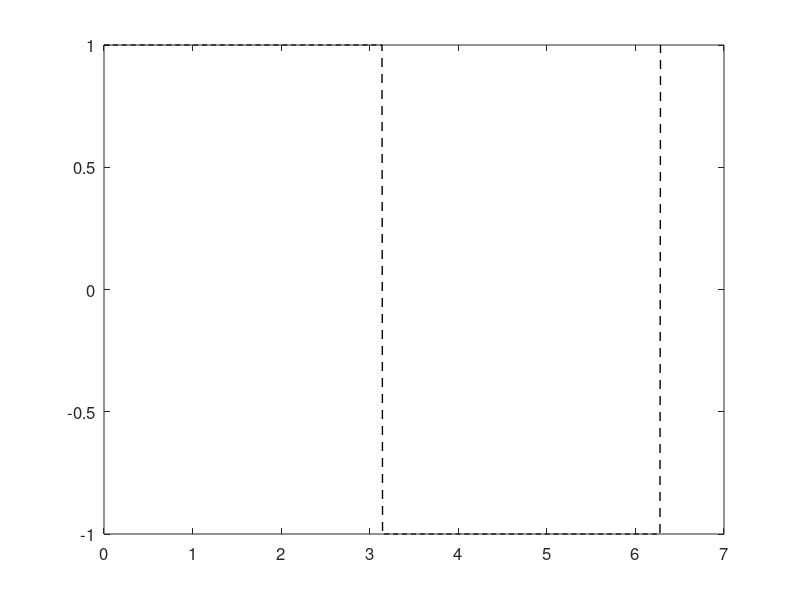

This chart was generated by the following MATLAB code: (Note: this script raises an error after producing the figure.)
%% generateWikiFigures.m
% Script to generate illustrative figures for the PhasorArray Toolbox Wiki.
% Figures are saved in docs/wiki_assets/ with transparent backgrounds and SVG format.

clear; clc; close all;

% --- Setup Paths & Folder ---
assetDir = fullfile( 'wiki_assets');
if ~exist(assetDir, 'dir')
    mkdir(assetDir);
end

% Set default figure properties for professional look
set(0, 'DefaultFigureColor', 'w');
set(0, 'DefaultAxesFontSize', 12);
set(0, 'DefaultLineLineWidth', 1.5);

fprintf('Starting Wiki Figure Generation...\n');

%% --- Figure A: Reconstruction (Phasor vs Time) ---
fprintf('Generating Figure A: Reconstruction Comparison (SVG)...\n');
T_sig = 2*pi;
t = linspace(0, T_sig, 1000);
y_true = square(t);

h_list = [1, 3, 10, 40, 120];
colors = lines(length(h_list));

figA = figure('Name', 'reconstruction_comparison', 'Position', [100 100 800 450]);
set(gcf, 'Color', 'none');
plot(t, y_true, 'k--', 'DisplayName', 'Original (Square)', 'LineWidth', 1);
hold on;

for i = 1:length(h_list)
    h = h_list(i);
    % build Ak as positive harmonics (index 1 = harmonic 1)
    Ak = zeros(1, 1, h + 1);
    for k = 1:2:h
        Ak(1, 1, k) = -2j / (pi*k);
    end
    pA = PhasorArray(0, Ak, 'isreal', true);
    y_rec = evalTime(pA, T_sig, t);
    plot(t, squeeze(y_rec), 'Color', colors(i,:), ...
        'DisplayName', sprintf('h = %d', h));
end

xlabel('Time [s]'); ylabel('Amplitude');
sgtitle('Time-Domain Reconstruction vs. Harmonic Order');
legend('Location', 'bestoutside'); grid on;
exportgraphics(figA, fullfile(assetDir, 'reconstruction_h_comparison.svg'), 'BackgroundColor', 'none', 'ContentType', 'vector');


%% --- Figure B: Spectral Decay (Energy per harmonic) ---
fprintf('Generating Figure B: Spectral Decay — pageEnergy (SVG)...\n');
rng(42); % Fix seed for reproducibility
h_spec = 15;
% The decay must run along the harmonic dimension. A row vector here expands
% against dimension 2 instead, giving a 1x16x16 array whose first column --
% the one read back below -- carries no decay at all: the figure has shown a
% flat spectrum since it was first generated.
A_pos = (rand(1, 1, h_spec+1) + 1i*rand(1, 1, h_spec+1)) .* exp(-0.3*reshape(0:h_spec, 1, 1, []));
pA_spec = PhasorArray(A_pos(1,1,1), A_pos(1,1,2:end), 'isreal', true);

figB = figure('Name', 'spectral_decay', 'Position', [100 100 600 400]);
set(gcf, 'Color', 'none');
% pageEnergy titles the axes itself; an sgtitle on a single-axes figure lands
% on top of it.
pageEnergy(pA_spec, 'normalized', true, 'plot', 'log');
exportgraphics(figB, fullfile(assetDir, 'spectral_decay.svg'), 'BackgroundColor', 'none', 'ContentType', 'vector');


%% --- Figure C1: Toeplitz Structure (Spy) ---
fprintf('Generating Figure C1: Toeplitz Spy (SVG)...\n');
Ar = PhasorArray.random(3, 3, 5, "symmetry",[]); 
h_tb = 5;
TBM = Ar.T_tb(h_tb);

figC1 = figure('Name', 'toeplitz_spy', 'Position', [100 100 500 500]);
set(gcf, 'Color', 'none');
spy(TBM);
sgtitle(sprintf('Toeplitz Block Matrix Structure (h=%d, n=3)', h_tb));
xlabel('Column Index'); ylabel('Row Index');
exportgraphics(figC1, fullfile(assetDir, 'toeplitz_structure_spy.svg'), 'BackgroundColor', 'none', 'ContentType', 'vector');


%% --- Figure C2: Toeplitz BarSurf ---
fprintf('Generating Figure C2: Toeplitz BarSurf (SVG)...\n');
figC2 = figure('Name', 'toeplitz_barsurf', 'Position', [100 100 600 500]);
set(gcf, 'Color', 'none');
barsurf(abs(double(TBM)));
colorbar
sgtitle(sprintf('Toeplitz Magnitude Map (h=%d, n=3)', h_tb));
xlim([-1 (2*h_tb+1)*3+1]);
ylim([-1 (2*h_tb+1)*3+1]);
view([-0 90])
exportgraphics(figC2, fullfile(assetDir, 'toeplitz_structure_barsurf.svg'), 'BackgroundColor', 'none', 'ContentType', 'vector');

%% --- Figure C2bis: BarSurf ---
fprintf('Generating Figure C2bis: PhasorArray BarSurf (SVG)...\n');
figC2bis = figure('Name', 'phasorarray_barsurf', 'Position', [100 100 600 500]);
set(gcf, 'Color', 'none');
barsurf(Ar);
colorbar
view([-10 50])
title('Harmonic content of A_i(t)')
exportgraphics(figC2bis, fullfile(assetDir, 'phasorArray_barsurf.svg'), 'BackgroundColor', 'none', 'ContentType', 'vector');


%% --- Figure C3: Time-Domain Evaluation of Ar ---
fprintf('Generating Figure C3: Time Plot of Ar (SVG)...\n');
figC3 = figure('Name', 'time_plot_Ar', 'Position', [100 100 600 400]);
set(gcf, 'Color', 'none');
plot(Ar,2*pi);
sgtitle('Time-Domain Evaluation of A(t) (T=2*pi)');
grid on;
exportgraphics(figC3, fullfile(assetDir, 'time_domain_evaluation_Ar.svg'), 'BackgroundColor', 'none', 'ContentType', 'vector');

%% --- Figure C3b: Time-Domain Evaluation of Ar ---
fprintf('Generating Figure C3: Time Plot of Ar (SVG)...\n');
figC3 = figure('Name', 'time_plot3D_Ar', 'Position', [100 100 600 400]);
set(gcf, 'Color', 'none');
plot3D(Ar,2*pi);
sgtitle('Time-Domain Evaluation of A(t) (T=2*pi)');
grid on;
exportgraphics(figC3, fullfile(assetDir, 'time_domain3D_evaluation_Ar.svg'), 'BackgroundColor', 'none', 'ContentType', 'vector');


%% --- Figure C4: Harmonic Stem Plot of Ar ---
fprintf('Generating Figure C4: Stem Plot of Ar (SVG)...\n');
figC4 = figure('Name', 'stem_plot_Ar', 'Position', [100 100 600 400]);
set(gcf, 'Color', 'none');
stem(Ar);
sgtitle('Stem Plot of A(t) Harmonics');
grid on;
exportgraphics(figC4, fullfile(assetDir, 'harmonic_spectrum_stem_Ar.svg'), 'BackgroundColor', 'none', 'ContentType', 'vector');

%% --- Figure C4b: Harmonic Stem3 Plot of Ar ---
fprintf('Generating Figure C4b: Stem3 Plot of Ar (SVG)...\n');
figC4b = figure('Name', 'stem3_plot_Ar', 'Position', [100 100 600 400]);
set(gcf, 'Color', 'none');
stem3(Ar);
sgtitle('3D Stem Plot of A(t) Harmonics');
grid on;
exportgraphics(figC4b, fullfile(assetDir, 'harmonic_spectrum_stem3_Ar.svg'), 'BackgroundColor', 'none', 'ContentType', 'vector');

%% --- Figure C5: TB vs BT Comparison (BarSurf) ---
fprintf('Generating Figure C5: TB vs BT Comparison (SVG)...\n');
figC5 = figure('Name', 'tb_vs_bt', 'Position', [100 100 1000 450]);
set(gcf, 'Color', 'none');
subplot(1,2,1);
barsurf(abs(double(Ar.T_tb(5))));
title('Toeplitz Block (T\_tb)');
view([0 90]); colorbar;
subplot(1,2,2);
barsurf(abs(double(Ar.T_bt(5))));
title('Block Toeplitz (T\_bt)');
view([0 90]); colorbar;
sgtitle('Comparison: TB vs BT Ordering (h=5)');
exportgraphics(figC5, fullfile(assetDir, 'toeplitz_tb_vs_bt.svg'), 'BackgroundColor', 'none', 'ContentType', 'vector');
%% --- Figure D: Harmonic Transfer (DC Gain) ---
fprintf('Generating Figure D: Harmonic Transfer DC Gain (SVG)...\n');
t_sys = 2*pi;
A0 = [-0.1 1; -1 -0.1];
A1 = [0 0.5; 0.5 0];
pA_sys = PhasorArray(A0, A1, 'isreal', true);
B = [0; 1];
C = [1 0];
sys = PhasorSS(pA_sys, B, C, 0, t_sys);

figD = figure('Name', 'harmonic_transfer', 'Position', [100 100 700 500]);
set(gcf, 'Color', 'none');
h_dc = 5;
hmqDcGain(sys, h_dc, t_sys);
colorbar
sgtitle(sprintf('DC Gain (Effective Transfer, h=%d)', h_dc));
view([-0 90])
exportgraphics(figD, fullfile(assetDir, 'harmonic_transfer_dcgain.svg'), 'BackgroundColor', 'none', 'ContentType', 'vector');


%% --- Figure E: Gibbs Effect (GIF) ---
fprintf('Generating Figure E: Gibbs Effect Animation (GIF)...\n');
gifFilename = fullfile(assetDir, 'gibbs_effect_animation.gif');
figE = figure('Name', 'gibbs_gif', 'Position', [100 100 600 450]);

h_gif_list = unique(floor(logspace(0, 3, 30)));

for i = 1:length(h_gif_list)
    h = h_gif_list(i);
    Ak = zeros(1, 1, h + 1);
    for k = 1:2:h
        Ak(1, 1, k) = -2j / (pi*k);
    end
    pA = PhasorArray(0, Ak, 'isreal', true);
    y_rec = evalTime(pA, T_sig, t);
    
    plot(t, y_true, 'k--', 'LineWidth', 1); hold on;
    plot(t, squeeze(y_rec), 'r', 'LineWidth', 2);
    sgtitle(sprintf('Gibbs Effect Reconstruction (h = %d)', h));
    xlabel('Time [s]'); ylabel('Amplitude');
    ylim([-1.5 1.5]); grid on;
    hold off;
    
    frame = getframe(figE);
    im = frame2im(frame);
    [imind, cm] = rgb2ind(im, 256);
    
    if i == 1
        imwrite(imind, cm, gifFilename, 'gif', 'Loopcount', inf, 'DelayTime', 0.2);
    else
        imwrite(imind, cm, gifFilename, 'gif', 'WriteMode', 'append', 'DelayTime', 0.1);
    end
end

%% =====================================================================
%% NEW FIGURES FOR WIKI PAGES THAT WERE MISSING ILLUSTRATIONS
%% =====================================================================

%% --- Figure F: Harmonic Growth (Arithmetic-Operations page) ---
fprintf('Generating Figure F: Harmonic Growth after Multiplication (SVG)...\n');
rng(42);
A_arith = PhasorArray.random(2, 2, 3, "symmetry",[]);
B_arith = PhasorArray.random(2, 2, 5, "symmetry",[]);
C_arith = A_arith * B_arith; % h_C = 3 + 5 = 8

figF = figure('Name', 'harmonic_growth', 'Position', [100 100 900 350]);
set(gcf, 'Color', 'none');
subplot(1,3,1);
pageEnergy(A_arith, 'normalized', true, 'plot', 'linear');
title(sprintf('A (h=%d)', A_arith.h)); xlabel('Harmonic'); ylabel('Norm. Energy');
subplot(1,3,2);
pageEnergy(B_arith, 'normalized', true, 'plot', 'linear');
title(sprintf('B (h=%d)', B_arith.h)); xlabel('Harmonic'); ylabel('Norm. Energy');
subplot(1,3,3);
pageEnergy(C_arith, 'normalized', true, 'plot', 'linear');
title(sprintf('C = A*B (h=%d)', C_arith.h)); xlabel('Harmonic'); ylabel('Norm. Energy');
sgtitle('Harmonic Growth: h_C = h_A + h_B after Cauchy Product');
exportgraphics(figF, fullfile(assetDir, 'harmonic_growth_multiplication.svg'), 'BackgroundColor', 'none', 'ContentType', 'vector');

%% --- Figure G: Getting-Started illustration ---
fprintf('Generating Figure G: Getting Started Tutorial Output (SVG)...\n');
T_gs = 0.02; w_gs = 2*pi/T_gs;
x_gs = 1 + 0.5 * PhasorArray.cos(0, 1);
A0_gs = [0, w_gs; -w_gs, 0];
A_vary_gs = PhasorArray.eye(2) * PhasorArray.cos(0, 1);
A_gs = PhasorArray(A0_gs) + A_vary_gs;

figG = figure('Name', 'getting_started', 'Position', [100 100 900 400]);
set(gcf, 'Color', 'none');
subplot(1,2,1);
plot(x_gs, T_gs);
title('Periodic Signal x(t) = 1 + 0.5 cos(\omega t)');
xlabel('Time [s]'); ylabel('Amplitude'); grid on;
subplot(1,2,2);
plot(A_gs, T_gs);
sgtitle('Getting Started: Periodic Signal & System Matrix');
exportgraphics(figG, fullfile(assetDir, 'getting_started_output.svg'), 'BackgroundColor', 'none', 'ContentType', 'vector');

%% --- Figure H: Simulation Guide — LTP system ---
fprintf('Generating Figure H: LTP Simulation (SVG)...\n');
T_sim = 0.3
w_sim = 2*pi/T_sim;

% Build a stable 3-state system with T = 0.1
A0_sim = [-2 1 0; 0 -4 1; -1 0 -7];
A1_sim = [0 0.5 3; 0.5 2 -0.2; 1 0 0.3];
A_sim = PhasorArray(A0_sim, A1_sim, 'isreal', true);
B_sim = [0; 0; 1];
C_sim = eye(3);
sys_ltp = PhasorSS(A_sim, B_sim, C_sim, zeros(3,1), T_sim);

x0_sim = [1; 0.5; -0.3];
t_sim = 0:T_sim/200:(10*T_sim);
u_sig = zeros(1, length(t_sim));
u_sig(t_sim >= 1) = 10; % Step at t=0.5

figH = figure('Name', 'ltp_simulation', 'Position',  [100 100 900 700]);
set(gcf, 'Color', 'none');

% Show the parameter trajectory
subplot(3,1,1);
t_plot = linspace(0, 3, 2000);
p_vals = ones(size(t_plot))*2*pi/T_sim;
plot(t_plot, p_vals, 'b', 'LineWidth', 1.5);
title('Parameter trajectory p(t)');
xlabel('Time [s]'); ylabel('p [rad/s]'); grid on;


subplot(3,1,2);
[y_ini, t_ini] = initial(sys_ltp, x0_sim, 3);
plot(t_ini, squeeze(y_ini));
title('LTP Free Response (initial condition)');
xlabel('Time [s]'); ylabel('States'); grid on;
legend('x_1','x_2','x_3');

subplot(3,1,3);
[y_lsim, t_lsim] = lsim(sys_ltp, t_sim, u_sig, x0_sim);
plot(t_lsim, squeeze(y_lsim));
title('LTP Forced Response (step at t = 1 s)');
xlabel('Time [s]'); ylabel('States'); grid on;
legend('x_1','x_2','x_3');

sgtitle(sprintf('LTP System Simulation (T = %.2f s)', T_sim));
exportgraphics(figH, fullfile(assetDir, 'simulation_ltp.svg'), 'BackgroundColor', 'none', 'ContentType', 'vector');


%% --- Figure H2: Simulation Guide — LPV system ---
fprintf('Generating Figure H2: LPV Simulation (SVG)...\n');
% Same system as LTP but with time-varying parameter p(t,x,u)
% p = 2*pi/0.1 * (1 + sigmoid(t, center=1, width=0.5)) + cos(2*pi/0.2 * t).*(t>1.3)
w_fun = @(t) (2*pi/T_sim) * (1 + 2./(1 + exp(-((t - 1.7)/0.25)))) ...
                  + 3*cos(2*2*pi/T_sim * t) .* (t > 1.3);



u_sig(1,t_sim >= 1) = 10; % Step at t=0.5
u_sig(2,:) = w_fun(t_sim); % Step at t=0.5

p_fun = @(t,x,u) x(end);

sys_lpv = PhasorSS(blkdiag(A_sim,0), blkdiag(B_sim,1), [C_sim,zeros(3,1)]);
sys_lpv = sys_lpv.setLPV(p_fun);



figH2 = figure('Name', 'lpv_simulation', 'Position', [100 100 900 700]);
set(gcf, 'Color', 'none');

% Show the parameter trajectory
subplot(3,1,1);
plot(t_sim, u_sig(2,:), 'b', 'LineWidth', 1.5);
title('Trajectory \omega(t)');
xlabel('Time [s]'); ylabel('p [rad/s]'); grid on;

% Free response

u_sig(1,t_sim >= 1) = 0; % Step at t=0.5
u_sig(2,:) = w_fun(t_sim); % Step at t=0.5
subplot(3,1,2);
[y_lpv_ini, t_lpv_ini] = lsim(sys_lpv, t_sim', u_sig', [x0_sim; 0]);
plot(t_lpv_ini, squeeze(y_lpv_ini));
title('LPV Free Response (initial condition)');
xlabel('Time [s]'); ylabel('States'); grid on;
legend('x_1','x_2','x_3');

% Forced response

u_sig(1,t_sim >= 1) = 10; % Step at t=0.5
u_sig(2,:) = w_fun(t_sim); % Step at t=0.5
subplot(3,1,3);
[y_lpv_f, t_lpv_f] = lsim(sys_lpv, t_sim, u_sig, [x0_sim; 0]);
plot(t_lpv_f, squeeze(y_lpv_f));
title('LPV Forced Response (step at t = 0.5 s)');
xlabel('Time [s]'); ylabel('States'); grid on;
legend('x_1','x_2','x_3');

sgtitle('LPV System Simulation — Varying Parameter p(t)');
exportgraphics(figH2, fullfile(assetDir, 'simulation_lpv.svg'), 'BackgroundColor', 'none', 'ContentType', 'vector');

%% --- Figure I: Solvers — Floquet Exponents Convergence (GIF) ---
fprintf('Generating Figure I: Floquet Convergence Animation (GIF)...\n');
T_solv = 0.2;
gifFloquet = fullfile(assetDir, 'floquet_convergence.gif');
figI = figure('Name', 'floquet_convergence', 'Position', [100 100 600 500]);

h_list_floquet = unique(floor(logspace(0, 2.2, 20)));
for idx = 1:length(h_list_floquet)
    h_cur = h_list_floquet(idx);
    ev = A_sim.HmqNEig(h_cur, 2*pi/T_solv);
    plot(real(ev), imag(ev), '*', 'MarkerSize', 8, 'LineWidth', 1.5);
    grid on;
    title(sprintf(['Floquet Exponents (h = %d, $T = %.1f$ s)' ...
        '  (ev of $\\mathcal{A}-\\mathcal{N}(\\omega)$)'], h_cur, T_solv), ...
        'Interpreter', 'latex', 'FontSize', 13);
    xlabel('Re(\lambda)'); ylabel('Im(\lambda)');
    drawnow;

    frame = getframe(figI);
    im = frame2im(frame);
    [imind, cm] = rgb2ind(im, 256);
    if idx == 1
        imwrite(imind, cm, gifFloquet, 'gif', 'Loopcount', inf, 'DelayTime', 0.4);
    elseif idx == length(h_list_floquet)
        imwrite(imind, cm, gifFloquet, 'gif', 'WriteMode', 'append', 'DelayTime', 2);
    else
        imwrite(imind, cm, gifFloquet, 'gif', 'WriteMode', 'append', 'DelayTime', 0.3);
    end
end

fprintf('All assets generated successfully in %s\n', assetDir);
